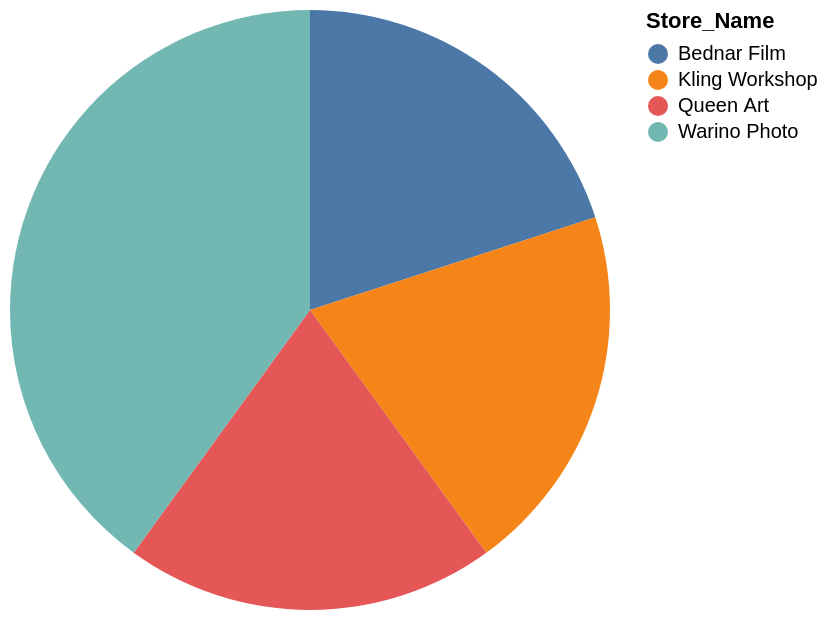

Specify this chart in Vega-Lite:
### Vega-Lite specification from a JSON file in a GitHub repository (floating-point values rounded to 4 significant figures)
{"data": {"values": [{"x_data": "Bednar Film", "y_data": 1}, {"x_data": "Kling Workshop", "y_data": 1}, {"x_data": "Queen Art", "y_data": 1}, {"x_data": "Warino Photo", "y_data": 2}]}, "mark": "arc", "encoding": {"theta": {"field": "y_data", "type": "quantitative", "title": "COUNT(Store_Name)"}, "color": {"field": "x_data", "type": "nominal", "title": "Store_Name"}}}
